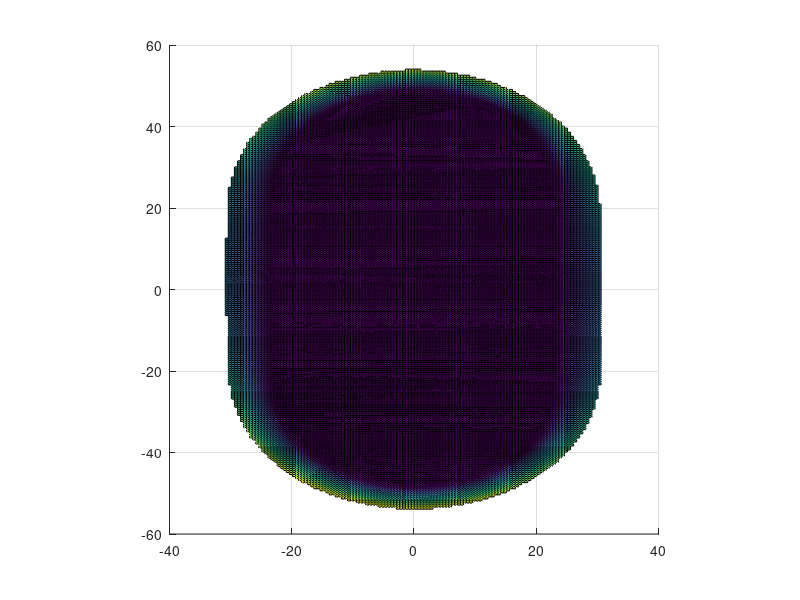

Reproduce this figure in MATLAB. (Note: this script raises an error after producing the figure.)
load('Pt_cloudmesh.mat')
x_vec = PointCloud(1,2:end);
y_vec = PointCloud(2:end,1);
z_mat = PointCloud(2:end,2:end);



track_surf = surf(x_vec,y_vec,z_mat);

y_mat = repmat(y_vec,1,124);
x_mat = repmat(x_vec,217,1);

[Nx,Ny,Nz] = surfnorm(x_mat,y_mat,z_mat);


%only keep the non-horizontal surface
new_z_mat = z_mat;
idx = (Nz >= 0.99);
new_z_mat(idx) = NaN;
track_surf = surf(x_vec,y_vec,new_z_mat);
[Nx,Ny,Nz] = surfnorm(x_mat,y_mat,new_z_mat);

%trim off any z higher than 6

idx = (z_mat >= 6);
new_z_mat(idx) = NaN;
track_surf = surf(x_vec,y_vec,new_z_mat);
[Nx,Ny,Nz] = surfnorm(x_mat,y_mat,new_z_mat);

%spacing between mesh is 0.5
[Fx,Fy] = gradient(new_z_mat,0.5,0.5);

%test norm
[~,~,testNz] = surfnorm(x_mat,y_mat,z_mat);
%% Take a point on the surface and find its gradients - using nearest interp
track_surf = surf(x_vec,y_vec,new_z_mat);
axis square
view([0 0 1])
for click =1:10
[px,py] = ginput(1);
point = [px py];

% point = [-26 10];


point_z = interp2_custom(x_vec,y_vec,new_z_mat,point(:,1),point(:,2),'nearest');

point_dx = interp2_custom(x_vec,y_vec,Fx,point(:,1),point(:,2),'nearest');
point_dy = interp2_custom(x_vec,y_vec,Fy,point(:,1),point(:,2),'nearest');
point_dz = (point_dx^2+point_dy^2);
sl_vec = [point_dx, point_dy, point_dz];
hold on;
quiver3(point(:,1),point(:,2),point_z,point_dx,point_dy,point_dz,50)



%normal at that position

norm_x = interp2_custom(x_mat,y_mat,Nx,point(:,1),point(:,2),'nearest');
norm_y = interp2_custom(x_mat,y_mat,Ny,point(:,1),point(:,2),'nearest');
norm_z = interp2_custom(x_mat,y_mat,Nz,point(:,1),point(:,2),'nearest');
n_vec = [norm_x, norm_y, norm_z];
hold on;
set(gca,'DataAspectRatio',[1 1 1]);% set data aspect ratio
set(gca,'PlotBoxAspectRatio',[1 1 1]);% set plot box aspect ratio
quiver3(point(:,1),point(:,2),point_z,norm_x,norm_y,norm_z,20)

%cross product
cx_vec = cross(n_vec,sl_vec);
if cx_vec(:,3) > 1e-8
    %cross vector is not flat along ground i.e. is not a contour
end

quiver3(point(:,1),point(:,2),point_z,cx_vec(:,1),cx_vec(:,2),cx_vec(:,3),20)
end
%% put a cyclist on the track at the point

%starting point
point = [-26 10];
%head in contour direction
vect_at_point(-26,10)
%move forward a step (make sure were still on contour plane)

%point in contour direction, move etc.

%%
track_surf = surf(x_vec,y_vec,new_z_mat);
axis square
view([0 0 1])
point = [-26 10];
for i = 1:100
%first check if the point is valid
%take interpolation of nearest point - if normal = vertical then invalid
test_norm_z = interp2_custom(x_mat,y_mat,testNz,point(:,1),point(:,2),'nearest');
if test_norm_z > 0.99
    return    %invalid point
end

point_z = interp2_custom(x_vec,y_vec,new_z_mat,point(:,1),point(:,2),'nearest');
point_dx = interp2_custom(x_vec,y_vec,Fx,point(:,1),point(:,2),'nearest');
point_dy = interp2_custom(x_vec,y_vec,Fy,point(:,1),point(:,2),'nearest');
point_dz = (point_dx^2+point_dy^2);
sl_vec = [point_dx, point_dy, point_dz];
hold on;
quiver3(point(:,1),point(:,2),point_z,point_dx,point_dy,point_dz,50)

%normal at that position

norm_x = interp2_custom(x_mat,y_mat,Nx,point(:,1),point(:,2),'nearest');
norm_y = interp2_custom(x_mat,y_mat,Ny,point(:,1),point(:,2),'nearest');
norm_z = interp2_custom(x_mat,y_mat,Nz,point(:,1),point(:,2),'nearest');
n_vec = [norm_x, norm_y, norm_z];
hold on;
set(gca,'DataAspectRatio',[1 1 1]);% set data aspect ratio
set(gca,'PlotBoxAspectRatio',[1 1 1]);% set plot box aspect ratio
quiver3(point(:,1),point(:,2),point_z,norm_x,norm_y,norm_z,20)

%cross product
cx_vec = cross(n_vec,sl_vec);
if cx_vec(:,3) > 1e-8
    %cross vector is not flat along ground i.e. is not a contour
end

quiver3(point(:,1),point(:,2),point_z,cx_vec(:,1),cx_vec(:,2),cx_vec(:,3),20)

point = point + 3*cx_vec(:,[1,2]);
%need to force the point to remain within the plane i.e. have no z movement
%from previous point on the track - there is only one contour line that
%allows this. 


%later will force the point to be within specific steps from each other
%(linear approx to distance between two points on velo)

drawnow
end


%% SCALAXTRIX TRACKS
%create a polygon cutout of the mesh at a particular height
 C = contourc(x_vec,y_vec,new_z_mat,5);
Cmulti = contourc(x_vec,y_vec,new_z_mat,[0 0.2 0.4 0.6 0.8 1 1.5 2 2.5 3 3.5 4 4.5]); 
%arbitrary contour heights - could change this to be lane spacing 

%want to constrain rider to within this contour, but dont want to have
%difficulty of when rider changes lanes

%use contour as a way for the rider to find the 'next' position by nearest
%interpolation? i.e. as a correction factor?
s = getcontourlines(C);
%s is messy and needs to be concanated because many have different lines
%are the same contour - can do this later

%just focus on the first contour
plot(s(1).x,s(1).y);
%get point to traverse along it
%can use radial convexity that there is only one solution in radial
%direction from centre
%i.e. find current point against centre, make angle (10 degrees?
% some linear approximation of distance?),
%intersect ray with contour, plot second point
%%
contourspaces = [0 0.2 0.4 0.6 0.8 1 1.5 2 2.5 3 3.5 4 4.5]


    C = contourc(x_vec,y_vec,new_z_mat,contourspaces);
    s = getcontourlines(C);



plot(s(1).x,s(1).y);
%%

%take point on s, and iterate along it, measuring the distance between them

s1 = s(1);

height = s1.v;

pos = [s1.x' s1.y']

    
for j = 1:1000
    i = mod(5*j,617)
point = pos(i,:);
%first check if the point is valid
%take interpolation of nearest point - if normal = vertical then invalid
test_norm_z = interp2_custom(x_mat,y_mat,testNz,point(:,1),point(:,2),'nearest');
if test_norm_z > 0.99
    return    %invalid point
end

point_z = interp2_custom(x_vec,y_vec,new_z_mat,point(:,1),point(:,2),'nearest');
point_dx = interp2_custom(x_vec,y_vec,Fx,point(:,1),point(:,2),'nearest');
point_dy = interp2_custom(x_vec,y_vec,Fy,point(:,1),point(:,2),'nearest');
point_dz = (point_dx^2+point_dy^2);
sl_vec = [point_dx, point_dy, point_dz];
hold on;
quiver3(point(:,1),point(:,2),point_z,point_dx,point_dy,point_dz,50)

%normal at that position

norm_x = interp2_custom(x_mat,y_mat,Nx,point(:,1),point(:,2),'nearest');
norm_y = interp2_custom(x_mat,y_mat,Ny,point(:,1),point(:,2),'nearest');
norm_z = interp2_custom(x_mat,y_mat,Nz,point(:,1),point(:,2),'nearest');
n_vec = [norm_x, norm_y, norm_z];
hold on;
set(gca,'DataAspectRatio',[1 1 1]);% set data aspect ratio
set(gca,'PlotBoxAspectRatio',[1 1 1]);% set plot box aspect ratio
quiver3(point(:,1),point(:,2),point_z,norm_x,norm_y,norm_z,20)

%cross product
cx_vec = cross(n_vec,sl_vec);
if cx_vec(:,3) > 1e-8
    %cross vector is not flat along ground i.e. is not a contour
end

quiver3(point(:,1),point(:,2),point_z,cx_vec(:,1),cx_vec(:,2),cx_vec(:,3),20)

%need to force the point to remain within the plane i.e. have no z movement
%from previous point on the track - there is only one contour line that
%allows this. 


%later will force the point to be within specific steps from each other
%(linear approx to distance between two points on velo)

drawnow
end

%%
track_surf = surf(x_vec,y_vec,new_z_mat);
set(track_surf, 'edgecolor','none')
axis square
view([0 0 1])

%%
contour(x_vec,y_vec,new_z_mat)
% get a point to travel 300 meters along contour v = 0.2
cont =2; %only 2-5 works, other contours are broken
pos = 1;
[~,c_size] = size(new_s(cont).x);
point = [new_s(cont).x(pos) new_s(cont).y(pos) ]
hold on;
 hPlot = plot(NaN,NaN,'ro');

  
 xlim([-30 30]);
 ylim([-50 50]);
 
 for mini_time_st=1:3000
     pos = mod(mini_time_st,c_size);
     if pos == 0
         pos = 1
     end
     
     point = [new_s(cont).x(pos) new_s(cont).y(pos) ];
     % update the plot graphics object with the next position
     set(hPlot,'XData',point(1),'YData',point(2));
     
     % pause for 0.5 seconds
     pause(0.001)
 end
%% do more accurate distance movement and velocity rather than just a step per contour ste

contour(x_vec,y_vec,new_z_mat)
axis square
% get a point to travel 300 meters along contour v = 0.2
cont =2; %only 2-5 works, other contours are broken
pos = 1;
[~,c_size] = size(new_s(cont).x);
point = [new_s(cont).x(pos) new_s(cont).y(pos) ]
hold on;
 hPlot = plot(NaN,NaN,'ro');
 set(hPlot,'XData',point(1),'YData',point(2));
 distance_trav = 0;
  
 xlim([-30 30]);
 ylim([-50 50]);
 
 velocity = 40;
 time_step = 0.05;
 dist_per_step = velocity*time_step;
 dist_needed = dist_per_step;
 velo_reached =0;
 mini_time_st = 1;
 time_trav = 0;
 tic
 while ~velo_reached
     
     pos = mod(mini_time_st,c_size);
     if pos == 0
         pos = 1
     end
     old_pt = point;
     
     point = [new_s(cont).x(pos) new_s(cont).y(pos) ];
     distance_trav = distance_trav+norm(point-old_pt);
     if distance_trav >=dist_needed
         if toc <= time_step %update only every -timestep- seconds
             pause(time_step-toc)
           end
          set(hPlot,'XData',point(1),'YData',point(2));
         % velo_reached = true
           drawnow
           dist_needed = dist_needed+ dist_per_step;
           tic
     else 
         mini_time_st = mini_time_st +1;
         
     end
    % pause(0.01)
     % update the plot graphics object with the next position
%      set(hPlot,'XData',point(1),'YData',point(2));
    
     % pause for 0.5 seconds
      %pause(0.001)
 end

%% switch lanes
contour(x_vec,y_vec,new_z_mat)
axis square
cont =2; %only 2-5 works, other contours are broken
pos = 1;
[~,c_size] = size(new_s(cont).x);
point = [new_s(cont).x(pos) new_s(cont).y(pos) ]
point3 = [new_s(cont).x(pos) new_s(cont).y(pos) new_s(cont).v]
hold on;
 hPlot = plot(NaN,NaN,'ro');
 set(hPlot,'XData',point(1),'YData',point(2));
 distance_trav = 0;
  
 xlim([-30 30]);
 ylim([-50 50]);
 
 %velocity = 40;

%get slope vector at that point


point_dx = interp2_custom(x_vec,y_vec,Fx,point(1),point(2),'nearest');
point_dy = interp2_custom(x_vec,y_vec,Fy,point(1),point(2),'nearest');
point_dz = (point_dx^2+point_dy^2);
sl_vec = [point_dx, point_dy, point_dz];

lane_velo = 1; %1 m/s lane change
 time_step = 0.05;
 dist_per_step = lane_velo*time_step;
 dist_needed = dist_per_step;
 velo_reached =0;
 mini_time_st = 1;
 time_trav = 0;
distance_travel = 0;
 while ~velo_reached
     old_pt = point3;
point3 = point3 + lane_velo*sl_vec;
%interpolate nearest mesh point
% point3_interp(1) = interp1(x_vec,point3(1),'nearest');
% point3_interp(2) = interp1(y_vec,point3(2),'nearest');
point3_interp(1) = point3(1);
point3_interp(2) = point3(2);

point3_interp(3) = interp2_custom(x_vec,y_vec,new_z_mat,point3(1),point3(2),'nearest');
point_dx = interp2_custom(x_vec,y_vec,Fx,point(1),point(2),'nearest');
point_dy = interp2_custom(x_vec,y_vec,Fy,point(1),point(2),'nearest');
point_dz = (point_dx^2+point_dy^2);
sl_vec = [point_dx, point_dy, point_dz];


distance_travel = distance_travel+norm(point3_interp-old_pt);
 if distance_travel >=dist_needed
    set(hPlot,'XData',point3_interp(1),'YData',point3_interp(2));
    drawnow
    dist_needed = dist_needed+dist_per_step;
     end 
pause(0.1)
 end
 


%%
fig_h = figure; % Open the figure and put the figure handle in fig_h
% set(fig_h,'KeyPressFcn',@(fig_obj,eventDat) eventDat.Key); 
% This assigns the string value of the key to a in the base workspace.
set(fig_h,'KeyPressFcn',@(H,E) assignin('base','a',E.Key));

set(fig_h,'KeyReleaseFcn',@(H,E) assignin('base','a',0));
if a=='uparrow'
    velocity = velocity+1
    disp(velocity)
end

%% both velocity and lane change at the same time

%% NO lane velocity - just like scalatrix - lane switch by contours, nearest contour

%do a lane switch every 5 seconds
contour(x_vec,y_vec,new_z_mat)
axis square
% get a point to travel 300 meters along contour v = 0.2
cont =2; %only 2-5 works, other contours are broken
pos = 1;
[~,c_size] = size(new_s(cont).x);
point = [new_s(cont).x(pos) new_s(cont).y(pos) ]
hold on;
 hPlot = plot(NaN,NaN,'ro');
 set(hPlot,'XData',point(1),'YData',point(2));
 distance_trav = 0;
  
 xlim([-30 30]);
 ylim([-50 50]);
 
 velocity = 40;
 time_step = 0.05;
 dist_per_step = velocity*time_step;
 dist_needed = dist_per_step;
 velo_reached =0;
 mini_time_st = 1;
 time_trav = 0;
 tic;
 lane_clock = tic;
 
 vertical_vec = [0 0 1];
 while ~velo_reached
     
     
         
     pos = mod(mini_time_st,c_size);
     if pos == 0
         pos = 1
     end
     old_pt = point;
     
     point = [new_s(cont).x(pos) new_s(cont).y(pos) ];   
     
     lane_toc = toc(lane_clock);
     if lane_toc > 2
         
        point_dx = interp2_custom(x_vec,y_vec,Fx,point(1),point(2),'nearest');
        point_dy = interp2_custom(x_vec,y_vec,Fy,point(1),point(2),'nearest');
        point_dz = (point_dx^2+point_dy^2);
        sl_vec = [point_dx, point_dy, point_dz];
        
        height_difference = new_s(cont+1).v - new_s(cont).v; 
        angle_difference = dot(vertical_vec,sl_vec)/norm(sl_vec); %cos theta
        dist_diff = height_difference/angle_difference;
        point = point + (dist_diff)*[sl_vec(1) sl_vec(2)];
        cont = cont+1;
        % find new 'pos' across the contour
       disp('test')
        new_point_in_new_cont(1) = interp2_custom(new_s(cont).x,new_s(cont).y,new_s(cont).x,point(1),point(2),'nearest')
        
        
         lane_clock = tic; 
     end
     
     
     distance_trav = distance_trav+norm(point-old_pt);
     if distance_trav >=dist_needed
         if toc <= time_step %update only every -timestep- seconds
             pause(time_step-toc)
           end
          set(hPlot,'XData',point(1),'YData',point(2));
         % velo_reached = true
           drawnow
           dist_needed = dist_needed+ dist_per_step;
           tic
     else 
         mini_time_st = mini_time_st +1;
         
     end
    % pause(0.01)
     % update the plot graphics object with the next position
%      set(hPlot,'XData',point(1),'YData',point(2));
    
     % pause for 0.5 seconds
      %pause(0.001)
 end
